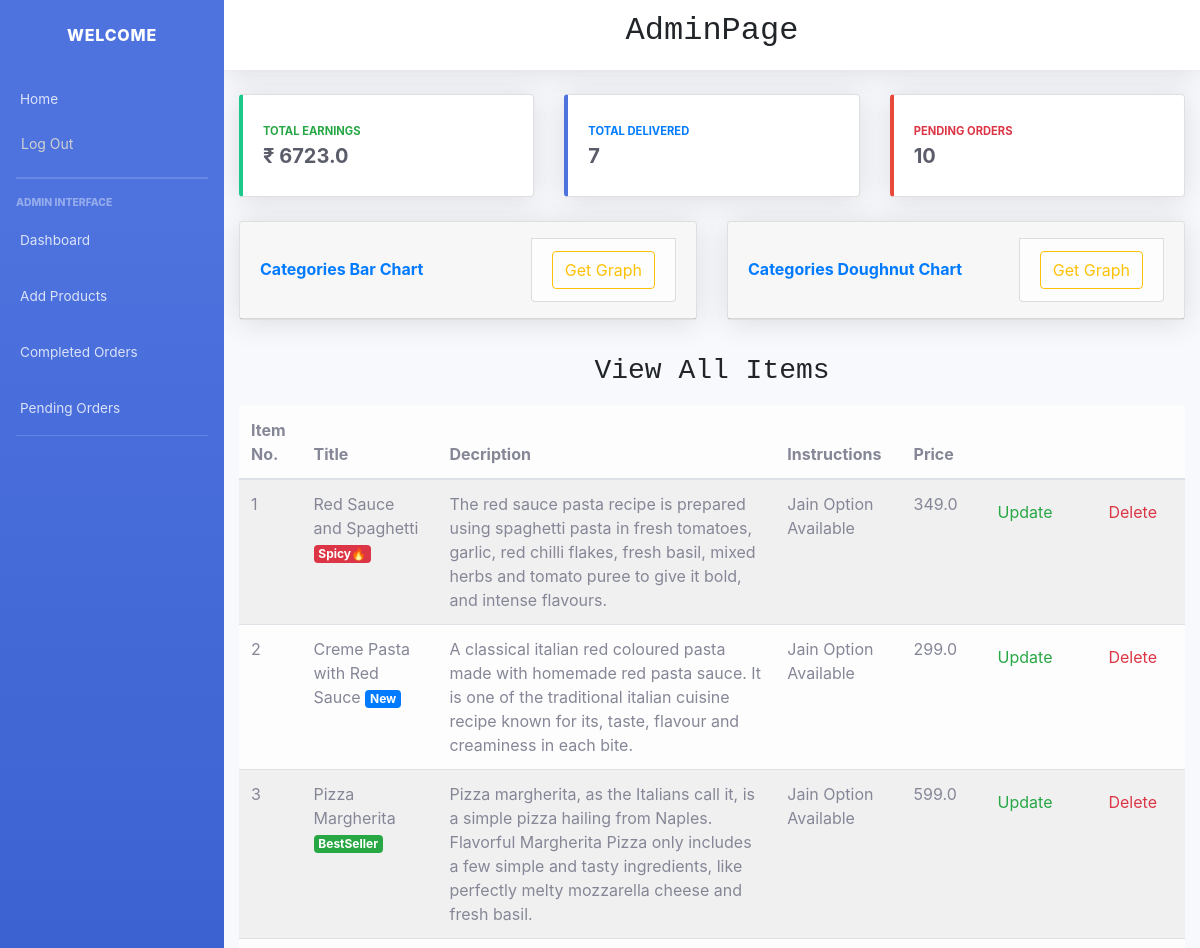
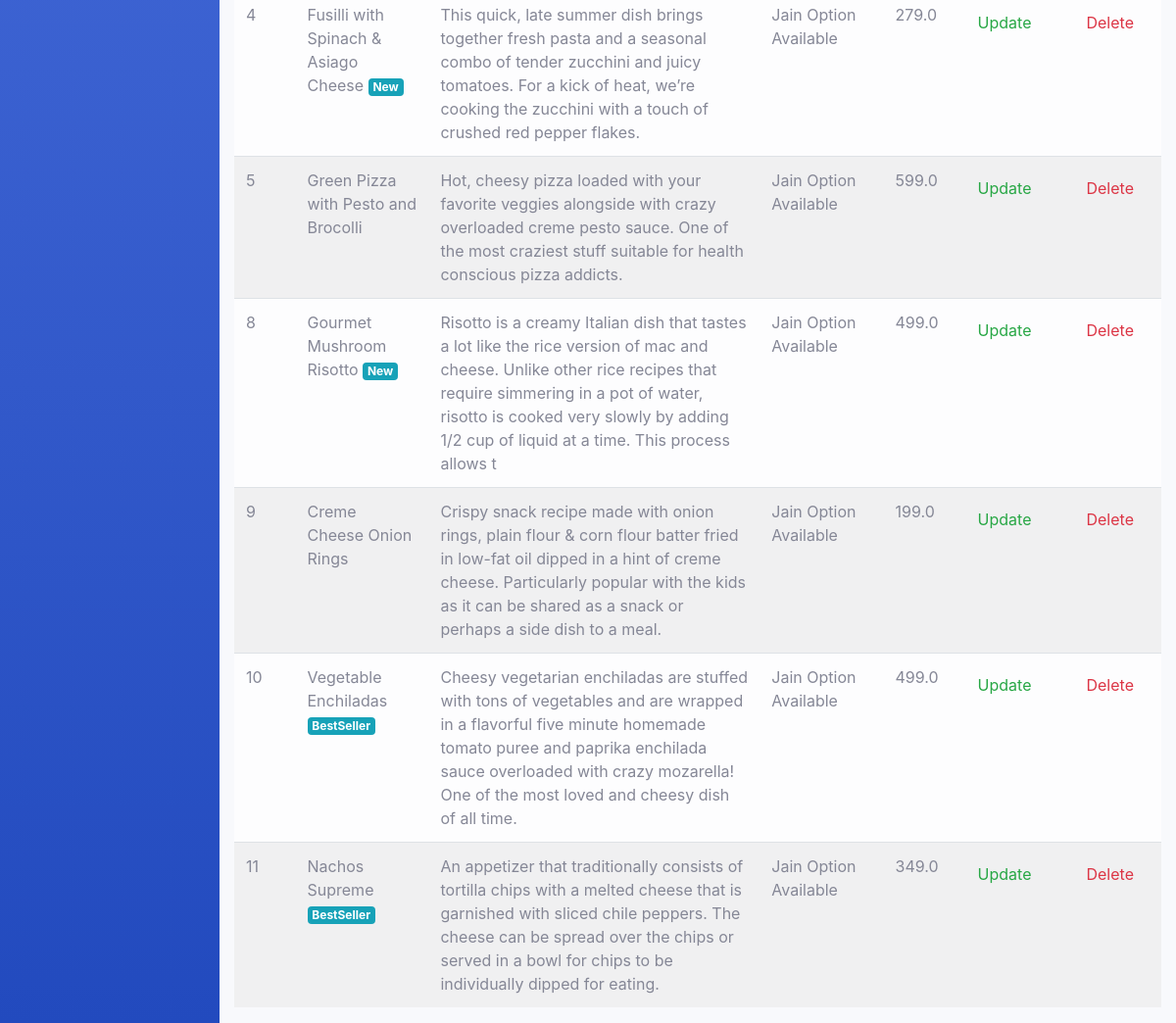
The page /admin_dashboard/ (signed in) on the database its author committed (2 pictures, top to bottom).
### main/models.py (models this page shows, shortened)
class Item(models.Model):
    LABELS = (
        ('BestSeller', 'BestSeller'),
        ('New', 'New'),
        ('Spicy🔥', 'Spicy🔥'),
    )
    LABEL_COLOUR = (
        ('danger', 'danger'),
        ('success', 'success'),
        ('primary', 'primary'),
        ('info', 'info')
    )
    title = models.CharField(max_length=150)
    description = models.CharField(max_length=250,blank=True)
    price = models.FloatField()
    instructions = models.CharField(max_length=250,default="Jain Option Available")
    image = models.ImageField(default='default.png', upload_to='images/')
    labels = models.CharField(max_length=25, choices=LABELS, blank=True)
    label_colour = models.CharField(max_length=15, choices=LABEL_COLOUR, blank=True)
    slug = models.SlugField(default="sushi_name")
    created_by = models.ForeignKey(User, on_delete=models.CASCADE)

### main/decorators.py (the view)
    def wrapper_func(request, *args, **kwargs):
        group = Group.objects.get(user = request.user)
        if group.name == 'admin_owner':
            return view_func(request, *args, **kwargs)
        else:
            return redirect('/')

### main/views.py (called while the page is built)
def get_count(user):
    items = Item.objects.filter(created_by=user)
    count = {}
    for i in range(len(items)):
        p = CartItems.objects.filter(item__created_by=user, ordered=True,item=items[i].id).count()
        count[items[i].title] = p
    total = CartItems.objects.filter(item__created_by=user, ordered=True).aggregate(Sum('item__price'))
    return count, total

### main/templates/main/admin_dashboard.html (shortened to what this page needs)
{% load static %}
<!DOCTYPE html>
<html lang="en">
<head>
  <link href="css/sb-admin-2.min.css" rel="stylesheet">
  <link rel="stylesheet" type="text/css" href="{% static 'main/sb-admin-2.min.css' %}">
  <link rel="stylesheet" href="https://maxcdn.bootstrapcdn.com/bootstrap/4.0.0/css/bootstrap.min.css">
</head>
<body id="page-top">
  <div id="wrapper">
    <ul class="navbar-nav bg-gradient-primary sidebar sidebar-dark accordion" id="accordionSidebar">
      <a class="sidebar-brand d-flex align-items-center justify-content-center" href="{% url 'main:admin_dashboard' %}">
        <div class="sidebar-brand-text mx-3">Welcome</div>
      </a>
      <li class="nav-item">
        <a class="nav-link" href="{% url 'main:home' %}">
          <span>Home</span></a>
      </li>
      <li class="nav-item ml-2">
        <form class="logout-link" action="{% url 'accounts:logout' %}" method="post">
            <button type="submit" class="btn btn-link" style="color: rgb(209, 208, 208); font-size: 14px;">
              <p>Log Out</p></button>
        </form>
      </li>
      <hr class="sidebar-divider my-0">
      <hr class="sidebar-divider">
      <div class="sidebar-heading">
        Admin Interface
      </div>
      <li class="nav-item">
        <a class="nav-link" href="{% url 'main:admin_dashboard' %}">
          <span>Dashboard</span></a>
      </li>
      <li class="nav-item">
        <a class="nav-link" href="{% url 'main:item-create' %}">
          <span>Add Products</span>
        </a>
      </li>
      <li class="nav-item">
        <a class="nav-link" href="{% url 'main:admin_view' %}">
          <span>Completed Orders</span>
        </a>
      </li>
      <li class="nav-item">
        <a class="nav-link" href="{% url 'main:pending_orders' %}">
          <span>Pending Orders</span>
        </a>
      </li>
      <hr class="sidebar-divider">
    </ul>
    <div id="content-wrapper" class="d-flex flex-column">
      <div id="content">
        <div>
          <nav class="navbar navbar-expand navbar-light bg-white topbar mb-4 static-top shadow" style="display: flex; justify-content: center;">
            <h2 style="font-family: 'Courier New', Courier, monospace;">AdminPage</h3>
          </nav>
        </div>
        <div class="container-fluid">
          <div class="row">
            <div class="col-xl-4 col-md-4 mb-4">
              <div class="card border-left-success shadow h-100 py-2">
                <div class="card-body">
                  <div class="row no-gutters align-items-center">
                    <div class="col mr-2">
                      <div class="text-xs font-weight-bold text-success text-uppercase mb-1">Total Earnings</div>
                      <div class="h5 mb-0 font-weight-bold text-gray-800">₹ {{ income }}</div>
                    </div>
                  </div>
                </div>
              </div>
            </div>
            <div class="col-xl-4 col-md-4 mb-4">
              <div class="card border-left-primary shadow h-100 py-2">
                <div class="card-body">
                  <div class="row no-gutters align-items-center">
                    <div class="col mr-2">
                      <div class="text-xs font-weight-bold text-primary text-uppercase mb-1">Total Delivered</div>
                      <div class="h5 mb-0 font-weight-bold text-gray-800">{{ completed_total }}</div>
                    </div>
                  </div>
                </div>
              </div>
            </div>
            <div class="col-xl-4 col-md-4 mb-4">
              <div class="card border-left-danger shadow h-100 py-2">
                <div class="card-body">
                  <div class="row no-gutters align-items-center">
                    <div class="col mr-2">
                      <div class="text-xs font-weight-bold text-danger text-uppercase mb-1">Pending Orders</div>
                      <div class="h5 mb-0 font-weight-bold text-gray-800">{{ pending_total }}</div>
                    </div>
                  </div>
                </div>
              </div>
            </div>
          </div>
          <div class="row">
            <div class="col-xl-6 col-lg-6">
              <div class="card shadow mb-4">
                <div class="card-header py-3 d-flex flex-row align-items-center justify-content-between">
                  <h6 class="m-0 font-weight-bold text-primary">Categories Bar Chart</h6>
                  <li class="list-group-item list-group-item-light text-center text-dark"><a class="btn btn-outline-warning" href="{% url 'main:get_barGraph' %}">Get Graph</a></li>
                </div>
              </div>
            </div>
            <div class="col-xl-6 col-lg-6">
              <div class="card shadow mb-4">
                <div class="card-header py-3 d-flex flex-row align-items-center justify-content-between">
                  <h6 class="m-0 font-weight-bold text-primary">Categories Doughnut Chart</h6>
                  <li class="list-group-item list-group-item-light text-center text-dark"><a class="btn btn-outline-warning" href="{% url 'main:get_donutGraph' %}">Get Graph</a></li>
                </div>
              </div>
            </div>
          </div>
          <h3 style="font-family: 'Courier New', Courier, monospace; padding-top: 10px; padding-bottom: 10px;" class="text-center">View All Items</h3>
          <div class="row">
            <div class="col-sm-12">
                {% if items %}
                <div class="table-responsive">
                    <table class="table table-light table-striped table-hover">
                        <thead>
                        <tr>
                            <th scope="col">Item No.</th>
                            <th scope="col">Title</th>
                            <th scope="col">Decription</th>
                            <th scope="col">Instructions</th>
                            <th scope="col">Price</th>
                            <th></th>
                            <th></th>
                        </tr>
                        </thead>
                        <tbody>
                            {% for item in items %}
                        <tr>
                            <td>{{ item.id }}</td>
                            <td>{{ item.title }} <span class="badge badge-{{ item.label_colour }}">{{ item.labels }}</span></td></td>
                            <td>{{ item.description }}</td>
                            <td>{{ item.instructions }}</td>
                            <td>{{ item.price }}</td>
                            <td><a class="nav-link" href="{% url 'main:item-update' item.slug %}"> <span class="text-success">Update</span></a></td>
                            <td><a class="nav-link" href="{% url 'main:item-delete' item.slug %}"> <span class="text-danger">Delete</span></a></td>
                        </tr>
                            {% endfor %}
                        </tbody>
                    </table>
                </div>
                {% else %}
                  <h4 class="text-center">Sorry, no items added yet!!</h4>
                {% endif %}
            </div>
          </div>
</body>
</html>

### rows shown on the page
Item: id "1", title "Red Sauce and Spaghetti", labels "Spicy🔥", description "The red sauce pasta recipe is prepared using spaghetti pasta in fresh tomatoes, garlic, red chilli flakes, fresh basil, mixed herbs and tomato puree to give it bold, and intense flavours.", instructions "Jain Option Available", price "349.0"
Item: id "2", title "Creme Pasta with Red Sauce", labels "New", description "A classical italian red coloured pasta made with homemade red pasta sauce. It is one of the traditional italian cuisine recipe known for its, taste, flavour and creaminess in each bite.", instructions "Jain Option Available", price "299.0"
Item: id "3", title "Pizza Margherita", labels "BestSeller", description "Pizza margherita, as the Italians call it, is a simple pizza hailing from Naples. Flavorful Margherita Pizza only includes a few simple and tasty ingredients, like perfectly melty mozzarella cheese and fresh basil.", instructions "Jain Option Available", price "599.0"
Item: id "4", title "Fusilli with Spinach & Asiago Cheese", labels "New", description "This quick, late summer dish brings together fresh pasta and a seasonal combo of tender zucchini and juicy tomatoes. For a kick of heat, we’re cooking the zucchini with a touch of crushed red pepper flakes.", instructions "Jain Option Available", price "279.0"
Item: id "5", title "Green Pizza with Pesto and Brocolli", description "Hot, cheesy pizza loaded with your favorite veggies alongside with crazy overloaded creme pesto sauce. One of the most craziest stuff suitable for health conscious pizza addicts.", instructions "Jain Option Available", price "599.0"
Item: id "8", title "Gourmet Mushroom Risotto", labels "New", description "Risotto is a creamy Italian dish that tastes a lot like the rice version of mac and cheese. Unlike other rice recipes that require simmering in a pot of water, risotto is cooked very slowly by adding 1/2 cup of liquid at a time. This process allows t", instructions "Jain Option Available", price "499.0"
Item: id "9", title "Creme Cheese Onion Rings", description "Crispy snack recipe made with onion rings, plain flour & corn flour batter fried in low-fat oil dipped in a hint of creme cheese. Particularly popular with the kids as it can be shared as a snack or perhaps a side dish to a meal.", instructions "Jain Option Available", price "199.0"
Item: id "10", title "Vegetable Enchiladas", labels "BestSeller", description "Cheesy vegetarian enchiladas are stuffed with tons of vegetables and are wrapped in a flavorful five minute homemade tomato puree and paprika enchilada sauce overloaded with crazy mozarella! One of the most loved and cheesy dish of all time.", instructions "Jain Option Available", price "499.0"
Item: id "11", title "Nachos Supreme", labels "BestSeller", description "An appetizer that traditionally consists of tortilla chips with a melted cheese that is garnished with sliced chile peppers. The cheese can be spread over the chips or served in a bowl for chips to be individually dipped for eating.", instructions "Jain Option Available", price "349.0"

### other values the page prints
{{ income }} "6723.0"
{{ completed_total }} "7"
{{ pending_total }} "10"
